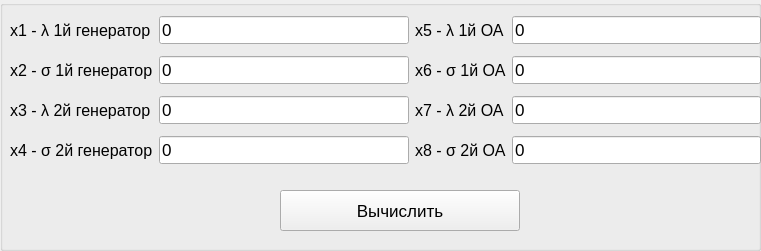
   <widget class="QGroupBox" name="groupBox_4">
    <property name="geometry">
     <rect>
      <x>10</x>
      <y>450</y>
      <width>761</width>
      <height>251</height>
     </rect>
    </property>
    <property name="font">
     <font>
      <family>Helvetica</family>
      <pointsize>13</pointsize>
     </font>
    </property>
    <property name="title">
     <string/>
    </property>
    <widget class="QWidget" name="gridLayoutWidget_6">
     <property name="geometry">
      <rect>
       <x>10</x>
       <y>10</y>
       <width>751</width>
       <height>161</height>
      </rect>
     </property>
     <layout class="QGridLayout" name="gridLayout">
      <item row="1" column="2">
       <widget class="QLabel" name="label_a_11">
        <property name="font">
         <font>
          <family>Helvetica</family>
          <pointsize>12</pointsize>
         </font>
        </property>
        <property name="text">
         <string notr="true">x6 - σ 1й ОА</string>
        </property>
       </widget>
      </item>
      <item row="0" column="2">
       <widget class="QLabel" name="label_a_10">
        <property name="font">
         <font>
          <family>Helvetica</family>
          <pointsize>12</pointsize>
         </font>
        </property>
        <property name="text">
         <string notr="true">x5 - λ 1й ОА</string>
        </property>
       </widget>
      </item>
      <item row="0" column="3">
       <widget class="QLineEdit" name="x5">
        <property name="font">
         <font>
          <family>Helvetica</family>
          <pointsize>13</pointsize>
         </font>
        </property>
        <property name="text">
         <string>0</string>
        </property>
       </widget>
      </item>
      <item row="2" column="2">
       <widget class="QLabel" name="label_a_14">
        <property name="font">
         <font>
          <family>Helvetica</family>
          <pointsize>12</pointsize>
         </font>
        </property>
        <property name="text">
         <string notr="true">x7 - λ 2й ОА</string>
        </property>
       </widget>
      </item>
      <item row="3" column="2">
       <widget class="QLabel" name="label_a_15">
        <property name="font">
         <font>
          <family>Helvetica</family>
          <pointsize>12</pointsize>
         </font>
        </property>
        <property name="text">
         <string notr="true">x8 - σ 2й ОА</string>
        </property>
       </widget>
      </item>
      <item row="3" column="3">
       <widget class="QLineEdit" name="x8">
        <property name="font">
         <font>
          <family>Helvetica</family>
          <pointsize>13</pointsize>
         </font>
        </property>
        <property name="text">
         <string>0</string>
        </property>
       </widget>
      </item>
      <item row="2" column="3">
       <widget class="QLineEdit" name="x7">
        <property name="font">
         <font>
          <family>Helvetica</family>
          <pointsize>13</pointsize>
         </font>
        </property>
        <property name="text">
         <string>0</string>
        </property>
       </widget>
      </item>
      <item row="1" column="3">
       <widget class="QLineEdit" name="x6">
        <property name="font">
         <font>
          <family>Helvetica</family>
          <pointsize>13</pointsize>
         </font>
        </property>
        <property name="text">
         <string>0</string>
        </property>
       </widget>
      </item>
      <item row="3" column="0">
       <widget class="QLabel" name="label_a_13">
        <property name="font">
         <font>
          <family>Helvetica</family>
          <pointsize>12</pointsize>
         </font>
        </property>
        <property name="text">
         <string notr="true">x4 - σ 2й генератор</string>
        </property>
       </widget>
      </item>
      <item row="2" column="1">
       <widget class="QLineEdit" name="x3">
        <property name="font">
         <font>
          <family>Helvetica</family>
          <pointsize>13</pointsize>
         </font>
        </property>
        <property name="text">
         <string>0</string>
        </property>
       </widget>
      </item>
      <item row="3" column="1">
       <widget class="QLineEdit" name="x4">
        <property name="font">
         <font>
          <family>Helvetica</family>
          <pointsize>13</pointsize>
         </font>
        </property>
        <property name="text">
         <string>0</string>
        </property>
       </widget>
      </item>
      <item row="2" column="0">
       <widget class="QLabel" name="label_a_12">
        <property name="font">
         <font>
          <family>Helvetica</family>
          <pointsize>12</pointsize>
         </font>
        </property>
        <property name="text">
         <string notr="true">x3 - λ 2й генератор</string>
        </property>
       </widget>
      </item>
      <item row="0" column="1">
       <widget class="QLineEdit" name="x1">
        <property name="font">
         <font>
          <family>Helvetica</family>
          <pointsize>13</pointsize>
         </font>
        </property>
        <property name="text">
         <string>0</string>
        </property>
       </widget>
      </item>
      <item row="1" column="1">
       <widget class="QLineEdit" name="x2">
        <property name="font">
         <font>
          <family>Helvetica</family>
          <pointsize>13</pointsize>
         </font>
        </property>
        <property name="text">
         <string>0</string>
        </property>
       </widget>
      </item>
      <item row="1" column="0">
       <widget class="QLabel" name="label_a_7">
        <property name="font">
         <font>
          <family>Helvetica</family>
          <pointsize>12</pointsize>
         </font>
        </property>
        <property name="text">
         <string notr="true">x2 - σ 1й генератор</string>
        </property>
       </widget>
      </item>
      <item row="0" column="0">
       <widget class="QLabel" name="label_a_9">
        <property name="font">
         <font>
          <family>Helvetica</family>
          <pointsize>12</pointsize>
         </font>
        </property>
        <property name="text">
         <string notr="true">x1 - λ 1й генератор</string>
        </property>
       </widget>
      </item>
     </layout>
    </widget>
    <widget class="QPushButton" name="calcButton">
     <property name="geometry">
      <rect>
       <x>280</x>
       <y>190</y>
       <width>240</width>
       <height>41</height>
      </rect>
     </property>
     <property name="font">
      <font>
       <family>Helvetica</family>
       <pointsize>13</pointsize>
      </font>
     </property>
     <property name="text">
      <string>Вычислить</string>
     </property>
    </widget>
   </widget>
